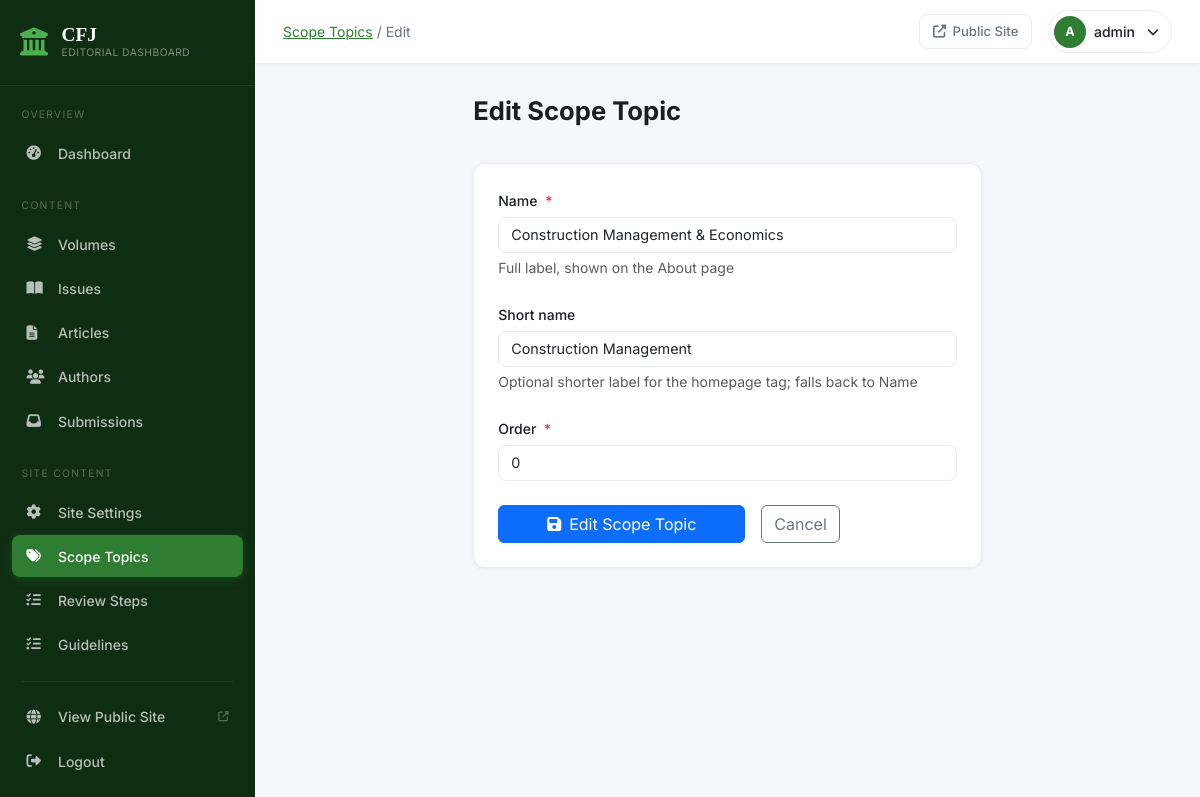
The app's page /dashboard/scope-topics/1/edit/ (signed in) with its own data.
### website/models.py (models this page shows, shortened)
class ScopeTopic(models.Model):
    name = models.CharField(max_length=200, help_text='Full label, shown on the About page')
    short_name = models.CharField(
        max_length=100, blank=True,
        help_text='Optional shorter label for the homepage tag; falls back to Name',
    )
    order = models.PositiveSmallIntegerField(default=0)
    class Meta:
        ordering = ['order']

### src/views.py (the view)
# urls.py: path('scope-topics/<int:pk>/edit/', views.scope_topic_edit, name='scope_topic_edit'),
@login_required
def scope_topic_edit(request, pk):
    topic = get_object_or_404(ScopeTopic, pk=pk)
    form = ScopeTopicForm(request.POST or None, instance=topic)
    if form.is_valid():
        form.save()
        messages.success(request, 'Scope topic updated successfully.')
        return redirect('src:scope_topic_list')
    return render(request, 'src/scope_topics/form.html', {
        'form': form, 'action': 'Edit', 'object': topic,
    })

### src/forms.py
class ScopeTopicForm(forms.ModelForm):
    class Meta:
        model = ScopeTopic
        fields = ['name', 'short_name', 'order']
        widgets = {
            'name': forms.TextInput(attrs={'class': 'form-control'}),
            'short_name': forms.TextInput(attrs={'class': 'form-control'}),
            'order': forms.NumberInput(attrs={'class': 'form-control'}),
        }

### src/context_processors.py (called while the page is built)
def pending_submissions_count(request):
    if not request.path.startswith('/dashboard/') or not request.user.is_authenticated:
        return {}
    return {
        'pending_submissions_count': Submission.objects.filter(status=Submission.STATUS_PENDING).count(),
    }

### website/context_processors.py (called while the page is built)
def site_settings(request):
    return {'site_settings': SiteSettings.load()}

### website/models.py (called while the page is built)
    @classmethod
    def load(cls):
        obj, _ = cls.objects.get_or_create(pk=1)
        return obj

### templates/src/scope_topics/form.html (shortened to what this page needs)
{% extends 'src/base.html' %}
{% block breadcrumb %}
  <a href="{% url 'src:scope_topic_list' %}">Scope Topics</a> / {{ action }}
{% endblock %}
{% block content %}
<div class="row justify-content-center">
  <div class="col-lg-7">
    <div class="page-header">
      <h1 class="page-title">{{ action }} Scope Topic</h1>
    </div>
    <div class="dash-card">
      <div class="dash-card-body">
        <form method="post" novalidate>
          {% for field in form %}
          <div class="mb-4">
            <label class="form-label fw-500">
              {{ field.label }}
              {% if field.field.required %}<span class="text-danger ms-1">*</span>{% endif %}
            </label>
            {{ field }}
            {% if field.help_text %}
            <div class="form-text">{{ field.help_text }}</div>
            {% endif %}
          </div>
          {% endfor %}
          <div class="d-flex gap-3 mt-4">
            <button type="submit" class="btn btn-primary px-5">
              <i class="fas fa-save me-2"></i>{{ action }} Scope Topic
            </button>
            <a href="{% url 'src:scope_topic_list' %}" class="btn btn-outline-secondary">
              Cancel
            </a>
          </div>
        </form>
      </div>
    </div>
  </div>
</div>
{% endblock %}

### templates/src/base.html (shortened to what this page needs)
{% load static %}
<!DOCTYPE html>
<html lang="en">
<head>
  <link href="https://cdn.jsdelivr.net/npm/bootstrap@5.3.2/dist/css/bootstrap.min.css" rel="stylesheet">
  <link href="https://cdnjs.cloudflare.com/ajax/libs/font-awesome/6.5.0/css/all.min.css" rel="stylesheet">
  <link rel="stylesheet" href="{% static 'css/dashboard.css' %}">
</head>
<body class="dashboard-body">
  {% include 'src/partials/sidebar.html' %}
  <div class="dashboard-main">
    <header class="dash-header">
      <div class="dash-header-left">
        <div class="dash-breadcrumb">{% block breadcrumb %}Dashboard{% endblock %}</div>
      </div>
      <div class="dash-header-right">
        <a href="{% url 'website:home' %}" class="header-action-btn" target="_blank" title="View Public Site">
          <i class="fas fa-external-link-alt"></i>
          <span>Public Site</span>
        </a>
        <div class="header-user-menu">
          <div class="header-user">
            <div class="user-avatar">{{ request.user.username|first|upper }}</div>
            <span class="user-name">{{ request.user.username }}</span>
            <i class="fas fa-chevron-down fa-xs ms-1"></i>
          </div>
        </div>
      </div>
    </header>
    <div class="dash-content">
      {% block content %}{% endblock %}
    </div>
  </div>
</body>
</html>

### static/css/dashboard.css (style rules this page uses)
*, *::before, *::after { box-sizing: border-box; }
body { font-family: 'Inter', -apple-system, BlinkMacSystemFont, sans-serif; color: var(--text); -webkit-font-smoothing: antialiased; }
.dashboard-body { background: var(--light); margin: 0; }
.dashboard-main { margin-left: var(--sidebar-w); min-height: 100vh; display: flex; flex-direction: column; transition: margin-left 0.3s ease; }
.dash-header { height: var(--header-h); background: var(--white); border-bottom: 1px solid var(--border); display: flex; align-items: center; justify-content: space-between; padding: 0 1.75rem; position: sticky; top: 0; z-index: 900; box-shadow: var(--shadow-sm); flex-shrink: 0; }
.dash-header-left { display: flex; align-items: center; gap: 1rem; }
.dash-breadcrumb { font-size: 0.875rem; color: var(--text-muted); }
.dash-breadcrumb a { color: var(--primary); }
.dash-header-right { display: flex; align-items: center; gap: 1rem; }
.header-action-btn { display: flex; align-items: center; gap: 0.4rem; font-size: 0.82rem; color: var(--text-muted); text-decoration: none; padding: 0.4rem 0.8rem; border-radius: var(--radius); border: 1px solid var(--border); transition: var(--transition); font-weight: 500; }
.header-user-menu { position: relative; }
.header-user { display: flex; align-items: center; gap: 0.5rem; cursor: pointer; padding: 0.3rem 0.75rem 0.3rem 0.3rem; border-radius: 50px; border: 1px solid var(--border); transition: var(--transition); }
.user-avatar { width: 32px; height: 32px; background: var(--primary); color: white; border-radius: 50%; display: flex; align-items: center; justify-content: center; font-weight: 700; font-size: 0.8rem; }
.user-name { font-size: 0.875rem; font-weight: 500; }
.dash-content { padding: 2rem 1.75rem; flex: 1; }
.page-header { display: flex; justify-content: space-between; align-items: flex-start; margin-bottom: 2rem; flex-wrap: wrap; gap: 1rem; }
.page-title { font-family: 'Inter', sans-serif; font-size: 1.6rem; font-weight: 700; color: var(--text); margin: 0 0 0.25rem; }
.dash-card { background: white; border: 1px solid var(--border); border-radius: var(--radius-lg); box-shadow: var(--shadow-sm); overflow: hidden; }
.dash-card-body { padding: 1.5rem; }
.fw-500 { font-weight: 500; }
.form-label { font-size: 0.875rem; font-weight: 500; margin-bottom: 0.4rem; color: var(--text); }
.form-control, .form-select { font-size: 0.9rem; border-color: var(--border); border-radius: var(--radius); transition: var(--transition); }

### records on screen
ScopeTopic: form "Construction Management & Economics" "Construction Management" "0"

### other values on screen
{{ action }} "Edit"
{{ request.user.username|first|upper }} "A"
{{ request.user.username }} "admin"
{{ field.label }} "Name" "Short name" "Order"
{{ field.help_text }} "Full label, shown on the About page" "Optional shorter label for the homepage tag; falls back to Name"
